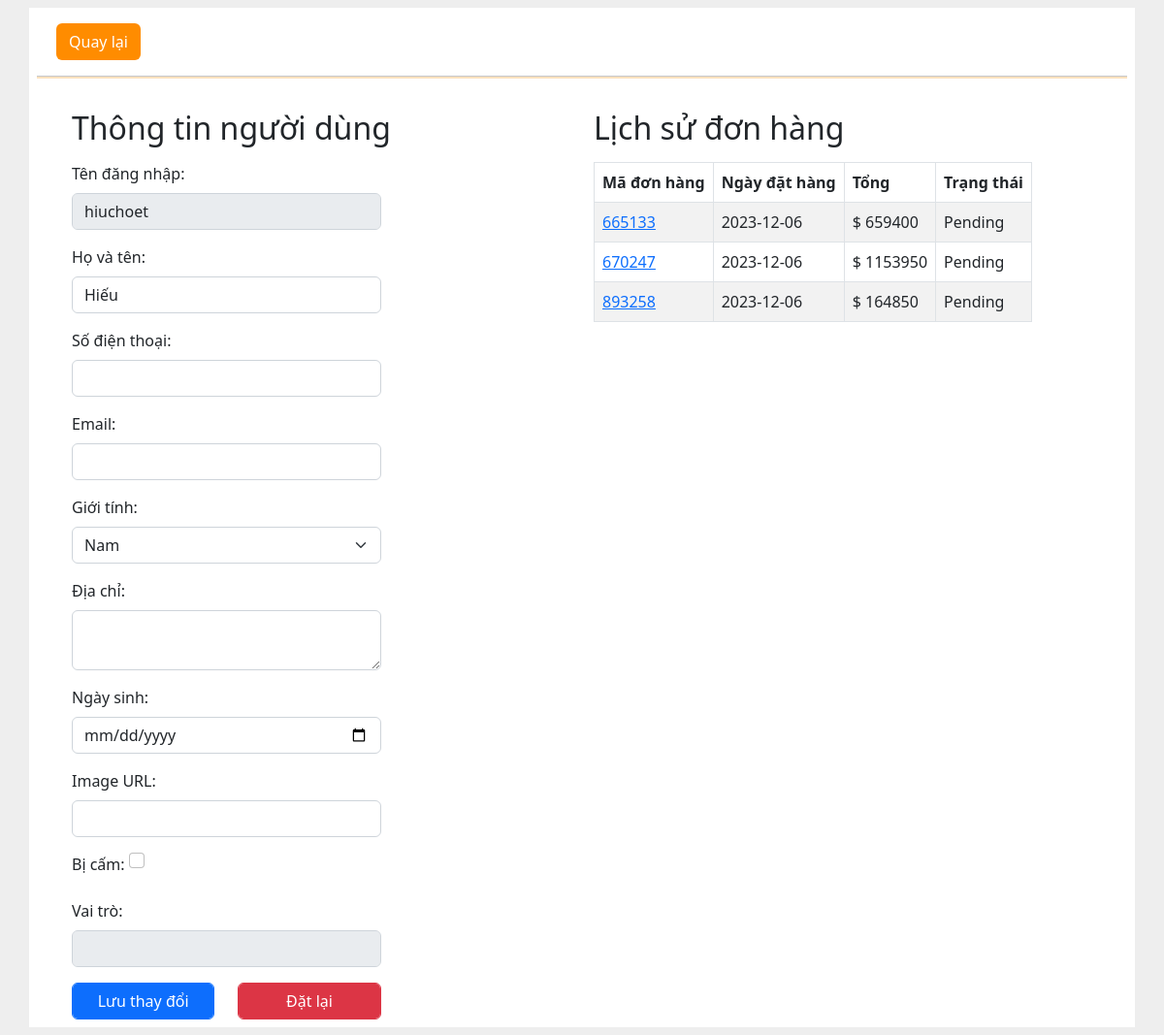
Page /Admin/edit_user.php?username=hiuchoet on the committed database.
### tables this page shows
CREATE TABLE `khachhang` (
  `username` varchar(255) NOT NULL,
  `password` varchar(255) DEFAULT NULL,
  `fullname` varchar(255) DEFAULT NULL,
  `phoneNumber` varchar(20) DEFAULT NULL,
  `email` varchar(255) DEFAULT NULL,
  `sex` varchar(10) DEFAULT NULL,
  `address` text DEFAULT NULL,
  `dateOfBirth` date DEFAULT NULL,
  `avatar` varchar(255) DEFAULT NULL,
  `isbanned` tinyint(1) DEFAULT NULL,
  `role` varchar(50) DEFAULT NULL
);

CREATE TABLE `donhang` (
  `orderId` int(11) NOT NULL,
  `orderUsername` varchar(255) NOT NULL,
  `orderTotalPrice` int(11) DEFAULT NULL,
  `orderDate` date DEFAULT NULL,
  `status` varchar(50) DEFAULT NULL
);

### Admin/edit_user.php (the view, shortened to what this page needs)
<?php
    include("header.php");
?>
<a class="btn mt-3" href="user_management.php" style="background-color:#FF8C00; color:white; margin-left: 20px;">Quay lại</a>
<hr size="5px" color="#FF8C00">
<?php
include("database.php");
if (isset($_GET['username'])) {
    $username = $_GET['username'];
    $stmt_user_info = $conn->prepare("SELECT * FROM khachhang WHERE username = ?");
    $stmt_user_info->bind_param("s", $username);
    $stmt_user_info->execute();
    $user_info = $stmt_user_info->get_result();
    $stmt_user_total_orders = $conn->prepare("SELECT * FROM donhang WHERE orderUsername = ?");
    $stmt_user_total_orders->bind_param("s", $username);
    $stmt_user_total_orders->execute();
    $user_total_orders = $stmt_user_total_orders->get_result();
    if ($user_info->num_rows > 0) {
        $user = $user_info->fetch_assoc();
    ?>
    <div class="row">
        <div class="col-xs-12 col-md-6 mt-3 px-5 ">
            <div class="align-item:center">
                <h2 class="mb-3">Thông tin người dùng</h2>
                <form class="mt-3" action="<?php echo $_SERVER['PHP_SELF'] . '?username=' . $username;?>" method="post">
                    <div class="col-xs-12 col-md-9 col-xl-8">
                        <div class="mb-3">
                            <label for="username" class="form-label">Tên đăng nhập:</label>
                            <input type="text" class="form-control" value="<?php echo $user['username'];?>" disabled>
                        </div>
                        <div class="mb-3">
                            <label for="fullname" class="form-label">Họ và tên:</label>
                            <input type="text" class="form-control" id="fullname" name="fullname" value="<?php echo $user['fullname'];?>" >
                        </div>
                        <div class="mb-3">
                            <label for="phoneNumber" class="form-label">Số điện thoại:</label>
                            <input type="tel" class="form-control" id="phoneNumber" name="phoneNumber" value="<?php echo $user['phoneNumber'];?>" >
                        </div>
                        <div class="mb-3">
                            <label for="email" class="form-label">Email:</label>
                            <input type="email" class="form-control" id="email" name="email" value="<?php echo $user['email'];?>" >
                        </div>
                        <div class="mb-3">
                            <label for="sex" class="form-label">Giới tính:</label>
                            <select class="form-select" id="sex" name="sex" required>
                                <option value="Male" <?php echo ($user['sex'] == 'Male') ? 'selected' : ''; ?>>Nam</option>
                            </select>
                        </div>
                        <div class="mb-3">
                            <label for="address" class="form-label">Địa chỉ:</label>
                            <textarea class="form-control" id="address" name="address"><?php echo $user['address']; ?></textarea>
                        </div>
                        <div class="mb-3">
                            <label for="dateOfBirth" class="form-label">Ngày sinh:</label>
                            <input type="date" class="form-control" id="dateOfBirth" name="dateOfBirth" value="<?php echo $user['dateOfBirth']; ?>">
                        </div>
                        <div class="mb-3">
                            <label for="avatar" class="form-label">Image URL:</label>
                            <input type="text" class="form-control" id="avatar" name="avatar" value="<?php echo $user['avatar']; ?>">
                        </div>
                        <div class="mb-3">
                            <label for="isbanned" class="form-label">Bị cấm:</label>
                            <input class="form-check-input mt-0" type="checkbox" name="isbanned" value="1" <?php echo ($user['isbanned'] == 1) ? 'checked' : '' ?>>
                        </div>
                        <div class="mb-3">
                            <label for="role" class="form-label">Vai trò:</label>
                            <input type="text" class="form-control" value="<?php echo $user['role']; ?>" readonly disabled>
                        </div>
                        <div class="row">
                            <div class="col-6">
                                <input type="submit" class="form-control btn btn-primary" name="update_user" value="Lưu thay đổi">
                            </div>
                            <div class="col-6">
                                <input type="reset" class="form-control btn btn-danger" name="reset" value="Đặt lại">
                            </div>
                        </div>
                    </div>
                </form>
            </div>
        </div>
        <?php
        } else {
            echo '<script>alert("Username not found!")</script>';
        }
        ?>
        <div class="col-xs-12 col-md-6 mt-3">
            <h2 class="mb-3">Lịch sử đơn hàng</h2>
            <?php
            if ($user_total_orders->num_rows > 0) {
                echo '<table class="table table-bordered mt-3 table table-striped table-hover align-middle table-responsive w-auto">
                        <thead>
                            <tr>
                                <th>Mã đơn hàng</th>
                                <th>Ngày đặt hàng</th>
                                <th>Tổng</th>
                                <th>Trạng thái</th>
                            </tr>
                        </thead>
                        <tbody>';
                while ($row_order = $user_total_orders->fetch_assoc()) {
                    echo '<tr>';
                    echo '<td><a href="order_info.php?orderId=' . $row_order['orderId'] . '">' . $row_order['orderId'] . '</a></td>';
                    echo '<td>' . $row_order['orderDate'] . '</td>';
                    echo '<td>$ ' . $row_order['orderTotalPrice'] . '</td>';
                    echo '<td>' . $row_order['status'] . '</td>';
                    echo '</tr>';
                }
                echo '</tbody></table>';
            } else {
                echo '<p class="fw-bold">No orders found!</p>';
            }
            ?>
        </div>
    </div>
    <?php
} else {
    echo '<script>alert("Invalid Username!")</script>';
}
?>
<?php
    include('footer.php');
?>

### rows in the picture
khachhang: username "hiuchoet", fullname "Hiếu"
donhang: orderId "665133", orderDate "2023-12-06", orderTotalPrice "659400", status "Pending"
donhang: orderId "670247", orderDate "2023-12-06", orderTotalPrice "1153950", status "Pending"
donhang: orderId "893258", orderDate "2023-12-06", orderTotalPrice "164850", status "Pending"
